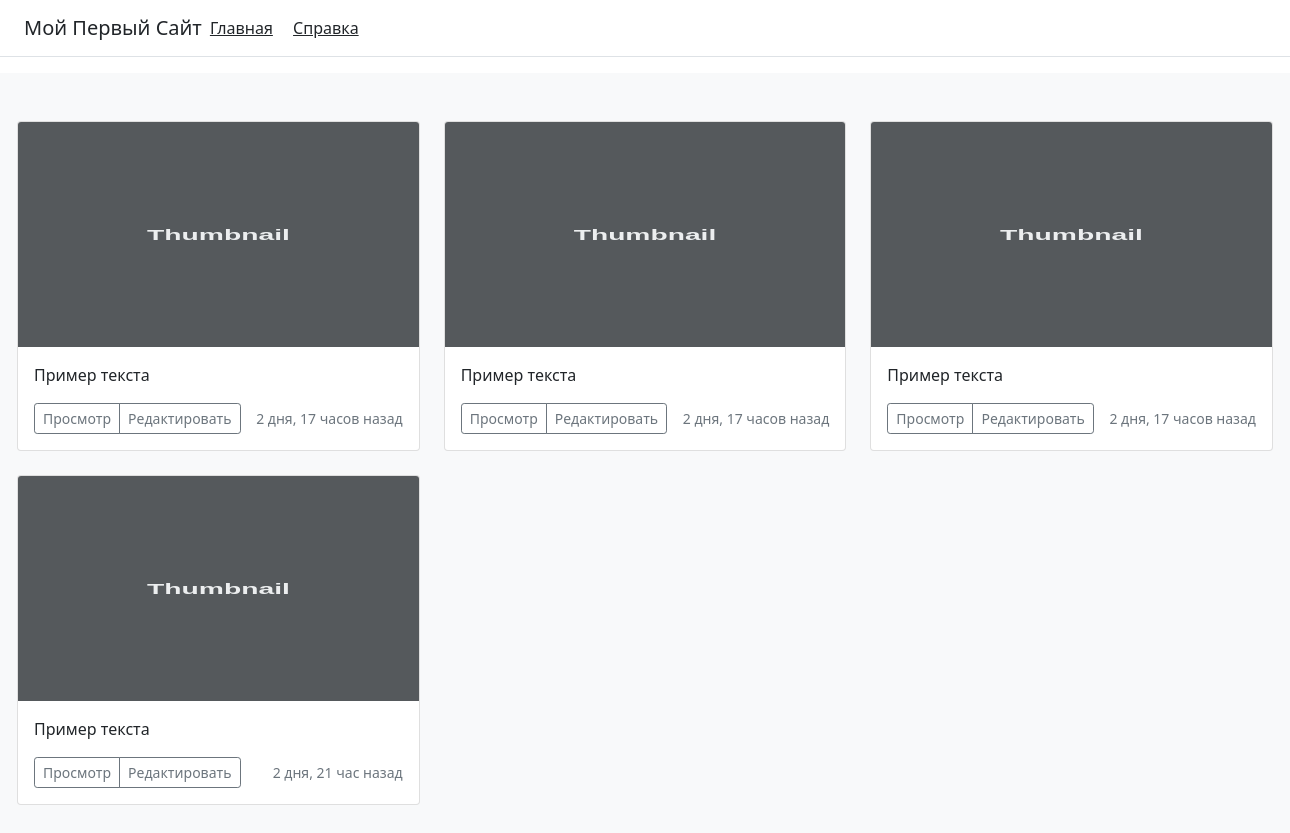
The page / on the database its author committed.
### main/models.py (models this page shows)
class AlbumElem(models.Model): # реализация непосредственно с SQLite
    photo = models.ImageField(upload_to='photos/%Y/%m/%d')
    content = models.TextField(blank=True)
    time_of_creation = models.DateTimeField(auto_now_add=True)

### main/views.py (the view)
# urls.py: path('', index, name='home'),
def index(request):
    elems = AlbumElem.objects.all().order_by('-id')
    return render(request, 'main/index.html', {'album_elem_list': elems})

### main/templates/main/index.html (shortened to what this page needs)
<!DOCTYPE html>
{% load humanize %}
<html lang="ru">
    <head>
        <link rel="stylesheet" href="https://cdn.jsdelivr.net/npm/bootstrap@5.1.3/dist/css/bootstrap.min.css"
>
    </head>
    <body>
        <div class="d-flex flex-column flex-md-row align-items-center p-3 px-md-4 mb-3 bg-white border-bottom box-shadow">
          <h5 class="my-0 mr-md-auto font-weight-normal">Мой Первый Сайт</h5>
          <nav class="my-2 my-md-0 mr-md-3">
            <a class="p-2 text-dark" href="/">Главная</a>
            <a class="p-2 text-dark" href="/about">Справка</a>
          </nav>
        </div>
        <div class="album py-5 bg-light">
            <div class="container">
                <div class="row">
                    {% for album_elem in album_elem_list %}
                        <div class="col-md-4">
                          <div class="card mb-4 box-shadow">
                            <img class="card-img-top" data-src="holder.js/100px225?theme=thumb&amp;bg=55595c&amp;fg=eceeef&amp;text=Thumbnail" alt="Thumbnail [100%x225]" style="height: 225px; width: 100%; display: block;" data-holder-rendered="true">
                            <div class="card-body">
                              <p class="card-text"> {{album_elem.content}} </p>
                              <div class="d-flex justify-content-between align-items-center">
                                <div class="btn-group">
                                  <button type="button" class="btn btn-sm btn-outline-secondary">Просмотр</button>
                                  <button type="button" class="btn btn-sm btn-outline-secondary">Редактировать</button>
                                </div>
                                <small class="text-muted"> {{album_elem.time_of_creation|naturaltime}} </small>
                              </div>
                            </div>
                          </div>
                        </div>
                    {% endfor %}
              </div>
            </div>
        </div>
    </body>
</html>

### main/templates/main/index.html (style rules this page uses)
.container { max-width: 80rem; min-width: 80rem; }

### rows shown on the page
AlbumElem: content "Пример текста", time_of_creation "2 дня, 17 часов назад"
AlbumElem: content "Пример текста", time_of_creation "2 дня, 17 часов назад"
AlbumElem: content "Пример текста", time_of_creation "2 дня, 17 часов назад"
AlbumElem: content "Пример текста", time_of_creation "2 дня, 21 час назад"
